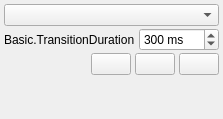
  <widget class="OBSDock" name="transitionsDock">
   <property name="features">
    <set>QDockWidget::DockWidgetClosable|QDockWidget::DockWidgetMovable|QDockWidget::DockWidgetFloatable</set>
   </property>
   <property name="windowTitle">
    <string>Basic.SceneTransitions</string>
   </property>
   <attribute name="dockWidgetArea">
    <number>8</number>
   </attribute>
   <widget class="QWidget" name="dockWidgetContents_5">
    <layout class="QVBoxLayout" name="verticalLayout_3">
     <property name="leftMargin">
      <number>4</number>
     </property>
     <property name="topMargin">
      <number>4</number>
     </property>
     <property name="rightMargin">
      <number>4</number>
     </property>
     <property name="bottomMargin">
      <number>4</number>
     </property>
     <item>
      <widget class="QFrame" name="transitionsContainer">
       <layout class="QVBoxLayout" name="verticalLayout_2">
        <property name="spacing">
         <number>2</number>
        </property>
        <property name="leftMargin">
         <number>0</number>
        </property>
        <property name="topMargin">
         <number>0</number>
        </property>
        <property name="rightMargin">
         <number>0</number>
        </property>
        <property name="bottomMargin">
         <number>0</number>
        </property>
        <item>
         <widget class="QComboBox" name="transitions">
          <property name="minimumSize">
           <size>
            <width>120</width>
            <height>0</height>
           </size>
          </property>
          <property name="accessibleName">
           <string>Transition</string>
          </property>
         </widget>
        </item>
        <item>
         <layout class="QHBoxLayout" name="horizontalLayout_3">
          <property name="spacing">
           <number>4</number>
          </property>
          <item>
           <widget class="QLabel" name="transitionDurationLabel">
            <property name="sizePolicy">
             <sizepolicy hsizetype="Maximum" vsizetype="Preferred">
              <horstretch>0</horstretch>
              <verstretch>0</verstretch>
             </sizepolicy>
            </property>
            <property name="text">
             <string>Basic.TransitionDuration</string>
            </property>
            <property name="buddy">
             <cstring>transitionDuration</cstring>
            </property>
           </widget>
          </item>
          <item>
           <widget class="QSpinBox" name="transitionDuration">
            <property name="accessibleName">
             <string>Basic.TransitionDuration</string>
            </property>
            <property name="suffix">
             <string> ms</string>
            </property>
            <property name="minimum">
             <number>50</number>
            </property>
            <property name="maximum">
             <number>20000</number>
            </property>
            <property name="singleStep">
             <number>50</number>
            </property>
            <property name="value">
             <number>300</number>
            </property>
           </widget>
          </item>
         </layout>
        </item>
        <item>
         <layout class="QHBoxLayout" name="horizontalLayout_4">
          <property name="spacing">
           <number>4</number>
          </property>
          <item>
           <spacer name="horizontalSpacer">
            <property name="orientation">
             <enum>Qt::Horizontal</enum>
            </property>
            <property name="sizeType">
             <enum>QSizePolicy::Expanding</enum>
            </property>
            <property name="sizeHint" stdset="0">
             <size>
              <width>40</width>
              <height>20</height>
             </size>
            </property>
           </spacer>
          </item>
          <item>
           <widget class="QPushButton" name="transitionAdd">
            <property name="sizePolicy">
             <sizepolicy hsizetype="Maximum" vsizetype="Maximum">
              <horstretch>0</horstretch>
              <verstretch>0</verstretch>
             </sizepolicy>
            </property>
            <property name="toolTip">
             <string>Basic.AddTransition</string>
            </property>
            <property name="accessibleName">
             <string>Basic.AddTransition</string>
            </property>
            <property name="text">
             <string notr="true"/>
            </property>
            <property name="icon">
             <iconset>
              <normaloff>:/res/images/add.png</normaloff>:/res/images/add.png</iconset>
            </property>
            <property name="flat">
             <bool>false</bool>
            </property>
            <property name="themeID" stdset="0">
             <string notr="true">addIconSmall</string>
            </property>
           </widget>
          </item>
          <item>
           <widget class="QPushButton" name="transitionRemove">
            <property name="sizePolicy">
             <sizepolicy hsizetype="Maximum" vsizetype="Maximum">
              <horstretch>0</horstretch>
              <verstretch>0</verstretch>
             </sizepolicy>
            </property>
            <property name="toolTip">
             <string>Basic.RemoveTransition</string>
            </property>
            <property name="accessibleName">
             <string>Basic.RemoveTransition</string>
            </property>
            <property name="text">
             <string notr="true"/>
            </property>
            <property name="icon">
             <iconset>
              <normaloff>:/res/images/list_remove.png</normaloff>:/res/images/list_remove.png</iconset>
            </property>
            <property name="flat">
             <bool>false</bool>
            </property>
            <property name="themeID" stdset="0">
             <string notr="true">removeIconSmall</string>
            </property>
           </widget>
          </item>
          <item>
           <widget class="QPushButton" name="transitionProps">
            <property name="sizePolicy">
             <sizepolicy hsizetype="Maximum" vsizetype="Maximum">
              <horstretch>0</horstretch>
              <verstretch>0</verstretch>
             </sizepolicy>
            </property>
            <property name="toolTip">
             <string>Basic.TransitionProperties</string>
            </property>
            <property name="accessibleName">
             <string>Basic.TransitionProperties</string>
            </property>
            <property name="text">
             <string notr="true"/>
            </property>
            <property name="icon">
             <iconset>
              <normaloff>:/settings/images/settings/general.svg</normaloff>:/settings/images/settings/general.svg</iconset>
            </property>
            <property name="flat">
             <bool>false</bool>
            </property>
            <property name="themeID" stdset="0">
             <string notr="true">menuIconSmall</string>
            </property>
           </widget>
          </item>
         </layout>
        </item>
        <item>
         <spacer name="verticalSpacer">
          <property name="orientation">
           <enum>Qt::Vertical</enum>
          </property>
          <property name="sizeHint" stdset="0">
           <size>
            <width>20</width>
            <height>40</height>
           </size>
          </property>
         </spacer>
        </item>
       </layout>
      </widget>
     </item>
    </layout>
   </widget>
  </widget>
